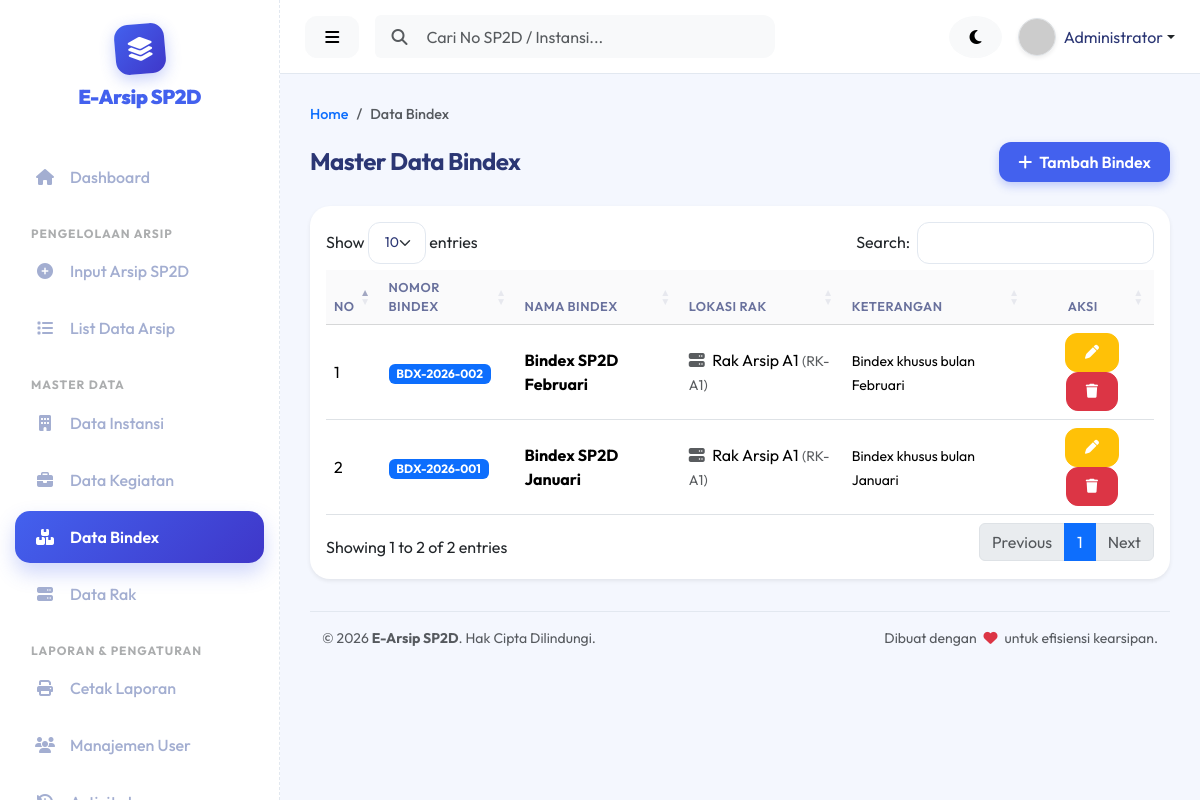
Page /index.php?page=bindex (signed in) on the committed database.
### tables this page shows
CREATE TABLE `bindex` (
  `id` INT(11) AUTO_INCREMENT PRIMARY KEY,
  `nomor_bindex` VARCHAR(50) NOT NULL UNIQUE,
  `nama_bindex` VARCHAR(100) NOT NULL,
  `id_rak` INT(11) NOT NULL,
  `keterangan` TEXT,
  `created_at` TIMESTAMP DEFAULT CURRENT_TIMESTAMP,
  `updated_at` TIMESTAMP DEFAULT CURRENT_TIMESTAMP ON UPDATE CURRENT_TIMESTAMP,
  FOREIGN KEY (`id_rak`) REFERENCES `rak`(`id`) ON DELETE RESTRICT
);

CREATE TABLE `rak` (
  `id` INT(11) AUTO_INCREMENT PRIMARY KEY,
  `kode_rak` VARCHAR(20) NOT NULL UNIQUE,
  `nama_rak` VARCHAR(100) NOT NULL,
  `lokasi` VARCHAR(100) NOT NULL,
  `kapasitas` INT(11) NOT NULL,
  `jumlah_arsip` INT(11) DEFAULT 0,
  `status` ENUM('Tersedia', 'Penuh') DEFAULT 'Tersedia',
  `created_at` TIMESTAMP DEFAULT CURRENT_TIMESTAMP,
  `updated_at` TIMESTAMP DEFAULT CURRENT_TIMESTAMP ON UPDATE CURRENT_TIMESTAMP
);

### config/config.php (called while the page is built, shortened)
<?php
function base_url($path = '') {
    return BASE_URL . $path;
}

### views/master/bindex.php (the view, shortened to what this page needs)
<?php include 'views/layout/header.php'; ?>
<?php include 'views/layout/sidebar.php'; ?>
<?php include 'views/layout/navbar.php'; ?>
<nav aria-label="breadcrumb">
  <ol class="breadcrumb">
    <li class="breadcrumb-item"><a href="<?= base_url('index.php?page=dashboard') ?>" class="text-decoration-none">Home</a></li>
    <li class="breadcrumb-item active" aria-current="page">Data Bindex</li>
  </ol>
</nav>
<div class="d-flex justify-content-between align-items-center mb-4">
    <h4 class="font-weight-bold mb-0">Master Data Bindex</h4>
    <div>
        <button type="button" class="btn btn-primary" data-bs-toggle="modal" data-bs-target="#modalTambah">
            <i class="fa-solid fa-plus me-1"></i> Tambah Bindex
        </button>
    </div>
</div>
<div class="card border-0 shadow-sm">
    <div class="card-body">
        <div class="table-responsive">
            <table class="table table-hover align-middle w-100" id="tableBindex">
                <thead class="table-light">
                    <tr>
                        <th width="5%">No</th>
                        <th>Nomor Bindex</th>
                        <th>Nama Bindex</th>
                        <th>Lokasi Rak</th>
                        <th>Keterangan</th>
                        <th width="15%" class="text-center">Aksi</th>
                    </tr>
                </thead>
                <tbody>
                    <?php $no = 1; foreach($bindexList as $row): ?>
                    <tr>
                        <td><?= $no++ ?></td>
                        <td><span class="badge bg-primary text-white"><?= htmlspecialchars($row['nomor_bindex']) ?></span></td>
                        <td><strong><?= htmlspecialchars($row['nama_bindex']) ?></strong></td>
                        <td>
                            <i class="fa-solid fa-server text-muted me-1"></i>
                            <?= htmlspecialchars($row['nama_rak']) ?>
                            <small class="text-muted">(<?= htmlspecialchars($row['kode_rak']) ?>)</small>
                        </td>
                        <td><small><?= htmlspecialchars($row['keterangan']) ?: '-' ?></small></td>
                        <td class="text-center">
                            <button class="btn btn-sm btn-warning text-white btn-edit"
                                data-id="<?= $row['id'] ?>"
                                data-nomor="<?= htmlspecialchars($row['nomor_bindex']) ?>"
                                data-nama="<?= htmlspecialchars($row['nama_bindex']) ?>"
                                data-rak="<?= $row['id_rak'] ?>"
                                data-ket="<?= htmlspecialchars($row['keterangan']) ?>"
                                data-bs-toggle="modal" data-bs-target="#modalEdit">
                                <i class="fa-solid fa-pen"></i>
                            </button>
                            <button class="btn btn-sm btn-danger btn-delete" data-id="<?= $row['id'] ?>">
                                <i class="fa-solid fa-trash"></i>
                            </button>
                        </td>
                    </tr>
                    <?php endforeach; ?>
                </tbody>
            </table>
        </div>
    </div>
</div>
<?php
include 'views/layout/footer.php';
?>

### assets/css/style.css (style rules this page uses)
:root { --primary-color: #4361ee; --success-color: #2ecc71; --warning-color: #f39c12; --danger-color: #e74c3c; --bg-color: #f4f7fe; --text-color: #2b3674; --card-bg: #ffffff; --sidebar-bg: #ffffff; --sidebar-text: #a3aed1; --sidebar-hover: #f4f7fe; --sidebar-active: #4361ee; --sidebar-active-text: #ffffff; --border-color: #e2e8f0; --shadow-soft: 0 10px 30px rgba(0, 0, 0, 0.03); --shadow-hover: 0 15px 35px rgba(67, 97, 238, 0.1); }
body { background-color: var(--bg-color); color: var(--text-color); font-family: 'Outfit', sans-serif; transition: background-color 0.4s ease, color 0.4s ease; overflow-x: hidden; }
h1, h2, h3, h4, h5, h6 { font-weight: 700; letter-spacing: -0.5px; }
.card { background-color: var(--card-bg); border: 1px solid var(--border-color); border-radius: 20px; box-shadow: var(--shadow-soft); transition: all 0.3s ease; }
.btn { border-radius: 12px; font-weight: 600; padding: 0.5rem 1.2rem; transition: all 0.3s; }
.btn-primary { background-color: var(--primary-color); border: none; box-shadow: 0 4px 10px rgba(67, 97, 238, 0.3); }
.breadcrumb { font-weight: 500; font-size: 0.9rem; }
.table { color: var(--text-color); }
.table th { font-weight: 600; color: var(--text-color); opacity: 0.7; text-transform: uppercase; font-size: 0.8rem; letter-spacing: 0.5px; }

### rows in the picture
bindex: nomor_bindex "BDX-2026-002", nama_bindex "Bindex SP2D Februari", id_rak.nama_rak "Rak Arsip A1", id_rak.kode_rak "RK-A1", keterangan "Bindex khusus bulan Februari"
bindex: nomor_bindex "BDX-2026-001", nama_bindex "Bindex SP2D Januari", id_rak.nama_rak "Rak Arsip A1", id_rak.kode_rak "RK-A1", keterangan "Bindex khusus bulan Januari"

### other values in the picture
$userName "Administrator"
